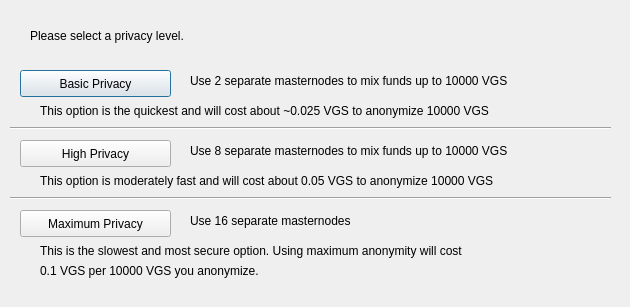
<?xml version="1.0" encoding="UTF-8"?>
<ui version="4.0">
 <class>ObfuscationConfig</class>
 <widget class="QDialog" name="ObfuscationConfig">
  <property name="geometry">
   <rect>
    <x>0</x>
    <y>0</y>
    <width>630</width>
    <height>307</height>
   </rect>
  </property>
  <property name="windowTitle">
   <string>Configure Obfuscation</string>
  </property>
  <widget class="QPushButton" name="buttonBasic">
   <property name="geometry">
    <rect>
     <x>20</x>
     <y>70</y>
     <width>151</width>
     <height>27</height>
    </rect>
   </property>
   <property name="text">
    <string>Basic Privacy</string>
   </property>
  </widget>
  <widget class="QPushButton" name="buttonHigh">
   <property name="geometry">
    <rect>
     <x>20</x>
     <y>140</y>
     <width>151</width>
     <height>27</height>
    </rect>
   </property>
   <property name="text">
    <string>High Privacy</string>
   </property>
  </widget>
  <widget class="QPushButton" name="buttonMax">
   <property name="geometry">
    <rect>
     <x>20</x>
     <y>210</y>
     <width>151</width>
     <height>27</height>
    </rect>
   </property>
   <property name="text">
    <string>Maximum Privacy</string>
   </property>
  </widget>
  <widget class="QLabel" name="label">
   <property name="geometry">
    <rect>
     <x>30</x>
     <y>20</y>
     <width>571</width>
     <height>31</height>
    </rect>
   </property>
   <property name="text">
    <string>Please select a privacy level.</string>
   </property>
  </widget>
  <widget class="QLabel" name="label_2">
   <property name="geometry">
    <rect>
     <x>190</x>
     <y>70</y>
     <width>421</width>
     <height>21</height>
    </rect>
   </property>
   <property name="text">
    <string>Use 2 separate masternodes to mix funds up to 10000 VGS</string>
   </property>
  </widget>
  <widget class="QLabel" name="label_3">
   <property name="geometry">
    <rect>
     <x>190</x>
     <y>140</y>
     <width>411</width>
     <height>21</height>
    </rect>
   </property>
   <property name="text">
    <string>Use 8 separate masternodes to mix funds up to 10000 VGS</string>
   </property>
  </widget>
  <widget class="QLabel" name="label_4">
   <property name="geometry">
    <rect>
     <x>190</x>
     <y>210</y>
     <width>421</width>
     <height>21</height>
    </rect>
   </property>
   <property name="text">
    <string>Use 16 separate masternodes</string>
   </property>
  </widget>
  <widget class="QLabel" name="label_6">
   <property name="geometry">
    <rect>
     <x>40</x>
     <y>100</y>
     <width>561</width>
     <height>21</height>
    </rect>
   </property>
   <property name="text">
    <string>This option is the quickest and will cost about ~0.025 VGS to anonymize 10000 VGS</string>
   </property>
  </widget>
  <widget class="QLabel" name="label_7">
   <property name="geometry">
    <rect>
     <x>40</x>
     <y>170</y>
     <width>561</width>
     <height>21</height>
    </rect>
   </property>
   <property name="text">
    <string>This option is moderately fast and will cost about 0.05 VGS to anonymize 10000 VGS</string>
   </property>
  </widget>
  <widget class="QLabel" name="label_8">
   <property name="geometry">
    <rect>
     <x>40</x>
     <y>240</y>
     <width>561</width>
     <height>21</height>
    </rect>
   </property>
   <property name="text">
    <string>This is the slowest and most secure option. Using maximum anonymity will cost</string>
   </property>
  </widget>
  <widget class="QLabel" name="label_9">
   <property name="geometry">
    <rect>
     <x>40</x>
     <y>260</y>
     <width>561</width>
     <height>21</height>
    </rect>
   </property>
   <property name="text">
    <string>0.1 VGS per 10000 VGS you anonymize.</string>
   </property>
  </widget>
  <widget class="Line" name="line">
   <property name="geometry">
    <rect>
     <x>10</x>
     <y>120</y>
     <width>601</width>
     <height>16</height>
    </rect>
   </property>
   <property name="orientation">
    <enum>Qt::Horizontal</enum>
   </property>
  </widget>
  <widget class="Line" name="line_2">
   <property name="geometry">
    <rect>
     <x>10</x>
     <y>190</y>
     <width>601</width>
     <height>16</height>
    </rect>
   </property>
   <property name="orientation">
    <enum>Qt::Horizontal</enum>
   </property>
  </widget>
 </widget>
 <resources/>
 <connections/>
</ui>
